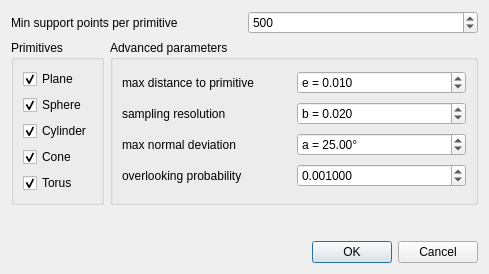
<?xml version="1.0" encoding="UTF-8"?>
<ui version="4.0">
 <class>RansacSDDialog</class>
 <widget class="QDialog" name="RansacSDDialog">
  <property name="geometry">
   <rect>
    <x>0</x>
    <y>0</y>
    <width>489</width>
    <height>274</height>
   </rect>
  </property>
  <property name="windowTitle">
   <string>Ransac Shape Detection</string>
  </property>
  <property name="windowIcon">
   <iconset resource="qRANSAC_SD.qrc">
    <normaloff>:/CC/plugin/qRANSAC_SD/qRANSAC_SD.png</normaloff>:/CC/plugin/qRANSAC_SD/qRANSAC_SD.png</iconset>
  </property>
  <layout class="QGridLayout" name="gridLayout">
   <item row="1" column="0">
    <widget class="QGroupBox" name="groupBox_2">
     <property name="title">
      <string>Primitives</string>
     </property>
     <layout class="QVBoxLayout" name="verticalLayout_2">
      <item>
       <widget class="QCheckBox" name="planeCheckBox">
        <property name="text">
         <string>Plane</string>
        </property>
        <property name="checked">
         <bool>true</bool>
        </property>
       </widget>
      </item>
      <item>
       <widget class="QCheckBox" name="sphereCheckBox">
        <property name="text">
         <string>Sphere</string>
        </property>
        <property name="checked">
         <bool>true</bool>
        </property>
       </widget>
      </item>
      <item>
       <widget class="QCheckBox" name="cylinderCheckBox">
        <property name="text">
         <string>Cylinder</string>
        </property>
        <property name="checked">
         <bool>true</bool>
        </property>
       </widget>
      </item>
      <item>
       <widget class="QCheckBox" name="coneCheckBox">
        <property name="text">
         <string>Cone</string>
        </property>
        <property name="checked">
         <bool>true</bool>
        </property>
       </widget>
      </item>
      <item>
       <widget class="QCheckBox" name="torusCheckBox">
        <property name="text">
         <string>Torus</string>
        </property>
        <property name="checked">
         <bool>true</bool>
        </property>
       </widget>
      </item>
     </layout>
    </widget>
   </item>
   <item row="1" column="1">
    <widget class="QGroupBox" name="groupBox">
     <property name="title">
      <string>Advanced parameters</string>
     </property>
     <layout class="QVBoxLayout" name="verticalLayout">
      <item>
       <layout class="QHBoxLayout" name="horizontalLayout">
        <item>
         <widget class="QLabel" name="label_2">
          <property name="text">
           <string>max distance to primitive</string>
          </property>
         </widget>
        </item>
        <item>
         <widget class="QDoubleSpinBox" name="epsilonDoubleSpinBox">
          <property name="toolTip">
           <string>Maximum distance of samples to the ideal shape</string>
          </property>
          <property name="prefix">
           <string notr="true">e = </string>
          </property>
          <property name="decimals">
           <number>3</number>
          </property>
          <property name="maximum">
           <double>1000000000.000000000000000</double>
          </property>
          <property name="singleStep">
           <double>0.010000000000000</double>
          </property>
          <property name="value">
           <double>0.010000000000000</double>
          </property>
         </widget>
        </item>
       </layout>
      </item>
      <item>
       <layout class="QHBoxLayout" name="horizontalLayout_2">
        <item>
         <widget class="QLabel" name="label_3">
          <property name="text">
           <string>sampling resolution</string>
          </property>
         </widget>
        </item>
        <item>
         <widget class="QDoubleSpinBox" name="bitmapEpsilonDoubleSpinBox">
          <property name="toolTip">
           <string>Should correspond to the distance between neighboring points in the data</string>
          </property>
          <property name="prefix">
           <string notr="true">b = </string>
          </property>
          <property name="decimals">
           <number>3</number>
          </property>
          <property name="maximum">
           <double>1000000000.000000000000000</double>
          </property>
          <property name="singleStep">
           <double>0.010000000000000</double>
          </property>
          <property name="value">
           <double>0.020000000000000</double>
          </property>
         </widget>
        </item>
       </layout>
      </item>
      <item>
       <layout class="QHBoxLayout" name="horizontalLayout_4">
        <item>
         <widget class="QLabel" name="label_4">
          <property name="text">
           <string>max normal deviation</string>
          </property>
         </widget>
        </item>
        <item>
         <widget class="QDoubleSpinBox" name="maxNormDevAngleSpinBox">
          <property name="toolTip">
           <string>Maximum deviation from the ideal shape normal vector (in degrees)</string>
          </property>
          <property name="prefix">
           <string notr="true">a = </string>
          </property>
          <property name="suffix">
           <string notr="true">°</string>
          </property>
          <property name="maximum">
           <double>90.000000000000000</double>
          </property>
          <property name="singleStep">
           <double>1.000000000000000</double>
          </property>
          <property name="value">
           <double>25.000000000000000</double>
          </property>
         </widget>
        </item>
       </layout>
      </item>
      <item>
       <layout class="QHBoxLayout" name="horizontalLayout_5">
        <item>
         <widget class="QLabel" name="label_5">
          <property name="text">
           <string>overlooking probability</string>
          </property>
         </widget>
        </item>
        <item>
         <widget class="QDoubleSpinBox" name="probaDoubleSpinBox">
          <property name="toolTip">
           <string>Probability that no better candidate was overlooked during sampling (the lower the better!)</string>
          </property>
          <property name="decimals">
           <number>6</number>
          </property>
          <property name="maximum">
           <double>1.000000000000000</double>
          </property>
          <property name="singleStep">
           <double>0.001000000000000</double>
          </property>
          <property name="value">
           <double>0.001000000000000</double>
          </property>
         </widget>
        </item>
       </layout>
      </item>
     </layout>
    </widget>
   </item>
   <item row="0" column="0" colspan="2">
    <layout class="QHBoxLayout" name="horizontalLayout_3">
     <item>
      <widget class="QLabel" name="label">
       <property name="text">
        <string>Min support points per primitive</string>
       </property>
      </widget>
     </item>
     <item>
      <widget class="QSpinBox" name="supportPointsSpinBox">
       <property name="toolTip">
        <string>This is the minimal number of points required for a primitive</string>
       </property>
       <property name="statusTip">
        <string>This is the minimal number of points required for a primitive</string>
       </property>
       <property name="whatsThis">
        <string>This is the minimal number of points required for a primitive</string>
       </property>
       <property name="minimum">
        <number>10</number>
       </property>
       <property name="maximum">
        <number>1000000000</number>
       </property>
       <property name="singleStep">
        <number>100</number>
       </property>
       <property name="value">
        <number>500</number>
       </property>
      </widget>
     </item>
    </layout>
   </item>
   <item row="3" column="1">
    <widget class="QDialogButtonBox" name="buttonBox">
     <property name="orientation">
      <enum>Qt::Horizontal</enum>
     </property>
     <property name="standardButtons">
      <set>QDialogButtonBox::Cancel|QDialogButtonBox::Ok</set>
     </property>
    </widget>
   </item>
   <item row="2" column="1">
    <spacer name="verticalSpacer">
     <property name="orientation">
      <enum>Qt::Vertical</enum>
     </property>
     <property name="sizeHint" stdset="0">
      <size>
       <width>20</width>
       <height>40</height>
      </size>
     </property>
    </spacer>
   </item>
  </layout>
 </widget>
 <resources>
  <include location="qRANSAC_SD.qrc"/>
 </resources>
 <connections>
  <connection>
   <sender>buttonBox</sender>
   <signal>accepted()</signal>
   <receiver>RansacSDDialog</receiver>
   <slot>accept()</slot>
   <hints>
    <hint type="sourcelabel">
     <x>248</x>
     <y>254</y>
    </hint>
    <hint type="destinationlabel">
     <x>157</x>
     <y>274</y>
    </hint>
   </hints>
  </connection>
  <connection>
   <sender>buttonBox</sender>
   <signal>rejected()</signal>
   <receiver>RansacSDDialog</receiver>
   <slot>reject()</slot>
   <hints>
    <hint type="sourcelabel">
     <x>316</x>
     <y>260</y>
    </hint>
    <hint type="destinationlabel">
     <x>286</x>
     <y>274</y>
    </hint>
   </hints>
  </connection>
 </connections>
</ui>
